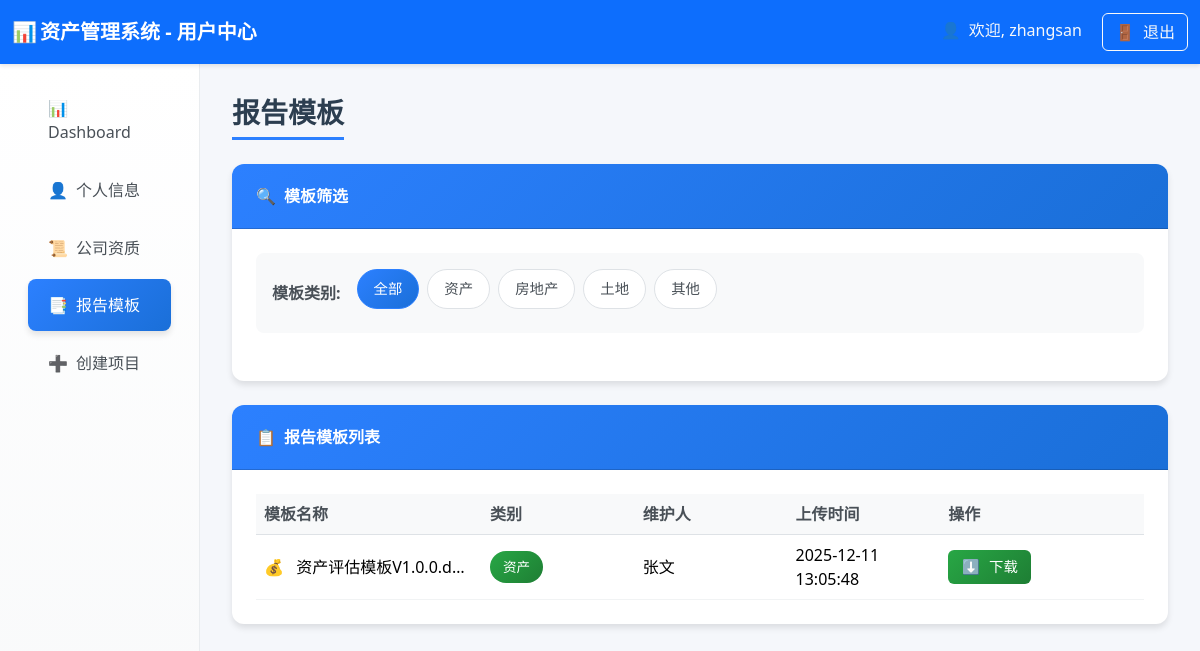
The app's page /report_templates (signed in) with its own data.
### tables this page shows
CREATE TABLE users (
        id INTEGER PRIMARY KEY AUTOINCREMENT,
        username TEXT UNIQUE,
        realname TEXT,
        user_type TEXT,
        password TEXT,
        phone TEXT,
        email TEXT,
        hire_date TEXT,
        education TEXT,
        position TEXT,
        department TEXT,
        status TEXT DEFAULT 'active',  -- active-在职, inactive-离职
        create_time TEXT DEFAULT CURRENT_TIMESTAMP,
        update_time TEXT DEFAULT CURRENT_TIMESTAMP
    );

CREATE TABLE report_templates (
            id INTEGER PRIMARY KEY AUTOINCREMENT,
            category TEXT NOT NULL,                -- 类别: asset, real_estate, land, other
            owner TEXT,                            -- 维护人
            file_path TEXT NOT NULL,               -- 文件路径
            file_name TEXT NOT NULL,               -- 原文件名（同时作为模板名称）
            uploader_username TEXT NOT NULL,       -- 上传者用户名
            uploader_realname TEXT NOT NULL,       -- 上传者真实姓名
            upload_time TEXT DEFAULT CURRENT_TIMESTAMP,  -- 上传时间
            file_size INTEGER,                     -- 文件大小（字节）
            status TEXT DEFAULT 'active'           -- 状态: active, inactive
        );

### routes/user_routes.py (the view)
@router.get("/report_templates", response_class=HTMLResponse)
async def report_templates(
    request: Request,
    category: str = None,
    user: dict = Depends(login_required),
    db: sqlite3.Connection = Depends(get_db)
):
    try:
        templates_list = await user_service.get_report_templates(category, db)
        all_users = await user_service.get_all_users_for_qualifications(db)
        return templates.TemplateResponse(request, "report_templates.html", {
            "user": user,
            "all_users": all_users,
            "templates": templates_list,
            "current_category": category or "all"
        })
    except Exception as e:
        print(e)
        return templates.TemplateResponse(request, "report_templates.html", {
            "user": user,
            "all_users": [],
            "templates": [],
            "current_category": category or "all",
            "error": str(e)
        })

### templates/report_templates.html (shortened to what this page needs)
<!DOCTYPE html>
<html lang="zh-CN">
<head>
    <link href="https://cdn.jsdelivr.net/npm/bootstrap@5.3.2/dist/css/bootstrap.min.css" rel="stylesheet">
    <link rel="stylesheet"
        href="https://cdnjs.cloudflare.com/ajax/libs/bootstrap-icons/1.11.0/font/bootstrap-icons.min.css">
</head>
<body>
    <nav class="navbar navbar-dark bg-primary">
        <div class="container-fluid">
            <span class="navbar-brand mb-0 h1 fw-bold">
                <span class="fallback-icon">📊</span>资产管理系统 - 用户中心
            </span>
            <div>
                <span class="text-light me-3">
                    <span class="fallback-icon">👤</span>欢迎, {{ user.username }}
                </span>
                <a href="/logout" class="btn btn-outline-light">
                    <span class="fallback-icon">🚪</span>退出
                </a>
            </div>
        </div>
    </nav>
    <div class="container-fluid">
        <div class="row">
            <div class="col-md-3 col-lg-2 sidebar">
                <nav class="nav flex-column p-3">
                    <a class="nav-link" href="/user_dashboard">
                        <span class="fallback-icon">📊</span>Dashboard
                    </a>
                    <a class="nav-link" href="/user_profile">
                        <span class="fallback-icon">👤</span>个人信息
                    </a>
                    <a class="nav-link" href="/company_qualifications">
                        <span class="fallback-icon">📜</span>公司资质
                    </a>
                    <a class="nav-link active" href="/report_templates">
                        <span class="fallback-icon">📑</span>报告模板
                    </a>
                    <a class="nav-link" href="/create_project">
                        <span class="fallback-icon">➕</span>创建项目
                    </a>
                </nav>
            </div>
            <div class="col-md-9 col-lg-10 main-content">
                <h3 class="page-title">报告模板</h3>
                <div class="card">
                    <div class="card-header">
                        <span><span class="fallback-icon">🔍</span>模板筛选</span>
                    </div>
                    <div class="card-body">
                        <div class="filter-section">
                            <div class="d-flex flex-wrap align-items-center">
                                <span class="filter-label">模板类别:</span>
                                <span class="filter-badge active" data-category="all">全部</span>
                                <span class="filter-badge" data-category="asset">资产</span>
                                <span class="filter-badge" data-category="real_estate">房地产</span>
                                <span class="filter-badge" data-category="land">土地</span>
                                <span class="filter-badge" data-category="other">其他</span>
                            </div>
                        </div>
                    </div>
                </div>
                <div class="card">
                    <div class="card-header d-flex justify-content-between align-items-center">
                        <span><span class="fallback-icon">📋</span>报告模板列表</span>
                    </div>
                    <div class="card-body">
                        <div class="table-responsive">
                            <table class="table table-hover">
                                <thead>
                                    <tr>
                                        <th width="20%">模板名称</th>
                                        <th width="15%">类别</th>
                                        <th width="15%">维护人</th>
                                        <th width="15%">上传时间</th>
                                        <th width="20%">操作</th>
                                    </tr>
                                </thead>
                                <tbody id="templatesTable">
                                    {% for template in templates %}
                                    <tr data-category="{{ template.category }}">
                                        <td class="filename-cell">
                                            <span class="fallback-icon">
                                                {% if template.category == 'asset' %}💰
                                                {% elif template.category == 'real_estate' %}🏠
                                                {% elif template.category == 'land' %}🌱
                                                {% else %}📋{% endif %}
                                            </span>
                                            {{ template.file_name }}
                                        </td>
                                        <td>
                                            {% if template.category == 'asset' %}
                                            <span class="badge-category badge-asset">资产</span>
                                            {% elif template.category == 'real_estate' %}
                                            <span class="badge-category badge-real-estate">房地产</span>
                                            {% elif template.category == 'land' %}
                                            <span class="badge-category badge-land">土地</span>
                                            {% else %}
                                            <span class="badge-category badge-other">其他</span>
                                            {% endif %}
                                        </td>
                                        <td>{{ template.owner or '系统' }}</td>
                                        <td>{{ template.upload_time }}</td>
                                        <td>
                                            <a href="/report_templates/download/{{ template.id }}"
                                                class="download-btn" target="_blank">
                                                <span class="fallback-icon">⬇️</span>下载
                                            </a>
                                        </td>
                                    </tr>
                                    {% endfor %}
                                </tbody>
                            </table>
                        </div>
                    </div>
                </div>
            </div>
        </div>
    </div>
</body>
</html>

### templates/report_templates.html (style rules this page uses)
:root { --primary-color: #2c80ff; --secondary-color: #6c757d; --success-color: #28a745; --warning-color: #ffc107; --info-color: #17a2b8; --light-bg: #f5f7fb; --card-shadow: 0 4px 6px rgba(0, 0, 0, 0.1); --hover-shadow: 0 8px 15px rgba(0, 0, 0, 0.15); }
body { background-color: var(--light-bg); font-family: 'Segoe UI', Tahoma, Geneva, Verdana, sans-serif; }
.navbar { box-shadow: 0 2px 4px rgba(0, 0, 0, 0.1); padding: 0.8rem 0; }
.sidebar { background: linear-gradient(180deg, #ffffff 0%, #f8f9fa 100%); min-height: calc(100vh - 76px); box-shadow: 2px 0 10px rgba(0, 0, 0, 0.08); border-right: 1px solid #e9ecef; padding: 0; }
.nav-link { color: #495057; padding: 0.85rem 1.25rem; border-radius: 0.5rem; margin: 0.2rem 0.75rem; transition: all 0.3s ease; font-weight: 500; border: none; }
.nav-link.active { background: linear-gradient(135deg, var(--primary-color), #1a6fd8); color: white; box-shadow: var(--card-shadow); }
.main-content { padding: 2rem; background-color: var(--light-bg); }
.page-title { color: #2c3e50; font-weight: 700; margin-bottom: 1.5rem; padding-bottom: 0.5rem; border-bottom: 3px solid var(--primary-color); display: inline-block; }
.card { border: none; border-radius: 12px; box-shadow: var(--card-shadow); transition: all 0.3s ease; background: white; margin-bottom: 1.5rem; }
.card-header { background: linear-gradient(135deg, var(--primary-color), #1a6fd8); color: white; border-radius: 12px 12px 0 0 !important; padding: 1.25rem 1.5rem; font-weight: 600; }
.card-body { padding: 1.5rem; }
.filter-section { background: #f8f9fa; border-radius: 8px; padding: 1rem; margin-bottom: 1.5rem; }
.filter-label { font-weight: 600; color: #495057; margin-right: 1rem; }
.filter-badge { background: white; border: 1px solid #dee2e6; color: #495057; padding: 0.5rem 1rem; border-radius: 20px; font-size: 0.9rem; margin-right: 0.5rem; margin-bottom: 0.5rem; cursor: pointer; transition: all 0.3s ease; }
.filter-badge.active { background: linear-gradient(135deg, var(--primary-color), #1a6fd8); color: white; border-color: var(--primary-color); }
.table { margin-bottom: 0; }
.table th { background-color: #f8f9fa; border-top: none; font-weight: 600; color: #495057; }
.table td { vertical-align: middle; border-color: #f1f3f4; }
.download-btn { background: linear-gradient(135deg, var(--success-color), #1e7e34); border: none; border-radius: 6px; padding: 0.4rem 0.8rem; color: white; font-weight: 500; transition: all 0.3s ease; text-decoration: none; display: inline-flex; align-items: center; font-size: 0.9rem; }
.badge-category { padding: 0.4rem 0.8rem; border-radius: 20px; font-size: 0.85rem; font-weight: 500; }
.badge-asset { background: linear-gradient(135deg, #28a745, #1e7e34); color: white; }
.fallback-icon { display: inline-block; width: 20px; text-align: center; margin-right: 8px; }
.filename-cell { max-width: 200px; overflow: hidden; text-overflow: ellipsis; white-space: nowrap; }

### records on screen
users: username "zhangsan"
report_templates: file_name "资产评估模板V1.0.0.d…", category "资产", owner "张文", upload_time "2025-12-11 13:05:48"
